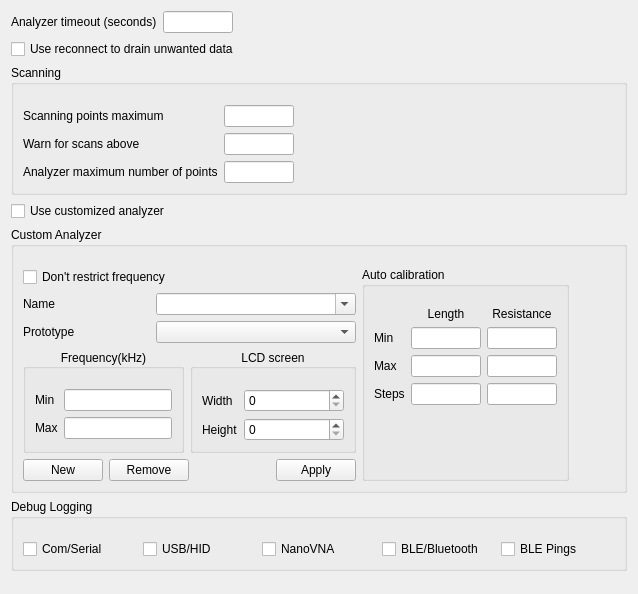
     <widget class="QWidget" name="Custom">
      <attribute name="title">
       <string>Analyzer</string>
      </attribute>
      <layout class="QVBoxLayout" name="verticalLayout_developerTab">
       <item>
        <layout class="QHBoxLayout" name="horizontalLayout_analyzerTimeout">
         <item>
          <widget class="QLabel" name="label_analyzerTimeout">
           <property name="toolTip">
            <string>How long a scan can go without receiving any data before it's treated as failed (device unreachable, or busy -- held open by another program or another AntScopeZ window).</string>
           </property>
           <property name="text">
            <string>Analyzer timeout (seconds)</string>
           </property>
          </widget>
         </item>
         <item>
          <widget class="QLineEdit" name="lineEdit_analyzerTimeout">
           <property name="toolTip">
            <string>How long a scan can go without receiving any data before it's treated as failed (device unreachable, or busy -- held open by another program or another AntScopeZ window).</string>
           </property>
           <property name="maximumSize">
            <size>
             <width>70</width>
             <height>16777215</height>
            </size>
           </property>
           <property name="maxLength">
            <number>3</number>
           </property>
          </widget>
         </item>
         <item>
          <spacer name="horizontalSpacer_analyzerTimeout">
           <property name="orientation">
            <enum>Qt::Orientation::Horizontal</enum>
           </property>
           <property name="sizeHint" stdset="0">
            <size>
             <width>40</width>
             <height>20</height>
            </size>
           </property>
          </spacer>
         </item>
        </layout>
       </item>
       <item>
        <widget class="QCheckBox" name="checkBoxReconnectToDrain">
         <property name="toolTip">
          <string>Neither classic ASCII nor V2/LiteVNA64 binary NanoVNA
protocols have a "abort scan in progress" command.
Once asked for N points, the device sends all of them.

By default: stops listening and discards outstanding data.
Checked: closes/reopens connection immediately (faster
for large scans, but doesn't guarantee the device
discards queued data -- only that AntScopeZ resyncs).</string>
         </property>
         <property name="text">
          <string>Use reconnect to drain unwanted data</string>
         </property>
        </widget>
       </item>
       <item>
        <widget class="QGroupBox" name="groupBoxScanning">
         <property name="minimumSize">
          <size>
           <width>0</width>
           <height>0</height>
          </size>
         </property>
         <property name="title">
          <string>Scanning</string>
         </property>
         <layout class="QVBoxLayout" name="verticalLayout_scanning">
          <property name="topMargin">
           <number>20</number>
          </property>
          <item>
           <layout class="QFormLayout" name="formLayout_scanningCounts">
            <property name="fieldGrowthPolicy">
             <enum>QFormLayout::FieldGrowthPolicy::FieldsStayAtSizeHint</enum>
            </property>
            <item row="0" column="0">
             <widget class="QLabel" name="label_scanPointsMax">
              <property name="toolTip">
               <string>The Points field/slider's practical ceiling (50-10000). Lower this if your device or scan speed doesn't need the full range.</string>
              </property>
              <property name="text">
               <string>Scanning points maximum</string>
              </property>
             </widget>
            </item>
            <item row="0" column="1">
             <widget class="QLineEdit" name="lineEditScanPointsMax">
              <property name="toolTip">
               <string>The Points field/slider's practical ceiling (50-10000). Lower this if your device or scan speed doesn't need the full range.</string>
              </property>
              <property name="maximumSize">
               <size>
                <width>70</width>
                <height>16777215</height>
               </size>
              </property>
              <property name="maxLength">
               <number>5</number>
              </property>
             </widget>
            </item>
            <item row="1" column="0">
             <widget class="QLabel" name="label_scanWarnThreshold">
              <property name="toolTip">
               <string>Starting a scan requesting more points than this pops a confirm/cancel warning first (50-10000).</string>
              </property>
              <property name="text">
               <string>Warn for scans above</string>
              </property>
             </widget>
            </item>
            <item row="1" column="1">
             <widget class="QLineEdit" name="lineEditScanWarnThreshold">
              <property name="toolTip">
               <string>Starting a scan requesting more points than this pops a confirm/cancel warning first (50-10000).</string>
              </property>
              <property name="maximumSize">
               <size>
                <width>70</width>
                <height>16777215</height>
               </size>
              </property>
              <property name="maxLength">
               <number>5</number>
              </property>
             </widget>
            </item>
            <item row="2" column="0">
             <widget class="QLabel" name="label_analyzerMaxPoints">
              <property name="toolTip">
               <string>How many points a single sweep request actually carries to the device (50-10000). A scan asking for more gets split into multiple sequential sweeps and stitched together.</string>
              </property>
              <property name="text">
               <string>Analyzer maximum number of points</string>
              </property>
             </widget>
            </item>
            <item row="2" column="1">
             <widget class="QLineEdit" name="lineEditAnalyzerMaxPoints">
              <property name="toolTip">
               <string>How many points a single sweep request actually carries to the device (50-10000). A scan asking for more gets split into multiple sequential sweeps and stitched together.</string>
              </property>
              <property name="maximumSize">
               <size>
                <width>70</width>
                <height>16777215</height>
               </size>
              </property>
              <property name="maxLength">
               <number>5</number>
              </property>
             </widget>
            </item>
           </layout>
          </item>
         </layout>
        </widget>
       </item>
       <item>
        <widget class="QCheckBox" name="customizeCheckBox">
         <property name="text">
          <string>Use customized analyzer</string>
         </property>
        </widget>
       </item>
       <item>
        <widget class="QGroupBox" name="groupBoxCustomAnalyzer">
         <property name="title">
          <string>Custom Analyzer</string>
         </property>
         <layout class="QFormLayout" name="formLayout_10">
          <property name="fieldGrowthPolicy">
           <enum>QFormLayout::FieldGrowthPolicy::FieldsStayAtSizeHint</enum>
          </property>
          <property name="topMargin">
           <number>20</number>
          </property>
          <item row="0" column="0">
           <layout class="QHBoxLayout" name="horizontalLayout_34">
            <item>
             <layout class="QVBoxLayout" name="verticalLayout_12">
              <item>
               <layout class="QVBoxLayout" name="verticalLayout_11">
                <item>
                 <widget class="QCheckBox" name="fqRestrictCheckBox">
                  <property name="text">
                   <string>Don't restrict frequency</string>
                  </property>
                 </widget>
                </item>
                <item>
                 <layout class="QHBoxLayout" name="horizontalLayout_31">
                  <item>
                   <widget class="QLabel" name="label_18">
                    <property name="text">
                     <string>Name</string>
                    </property>
                   </widget>
                  </item>
                  <item>
                   <widget class="NoScrollComboBox" name="comboBoxName">
                    <property name="minimumSize">
                     <size>
                      <width>200</width>
                      <height>0</height>
                     </size>
                    </property>
                    <property name="editable">
                     <bool>true</bool>
                    </property>
                   </widget>
                  </item>
                 </layout>
                </item>
                <item>
                 <layout class="QHBoxLayout" name="horizontalLayout_32">
                  <item>
                   <widget class="QLabel" name="label_19">
                    <property name="text">
                     <string>Prototype</string>
                    </property>
                   </widget>
                  </item>
                  <item>
                   <widget class="NoScrollComboBox" name="comboBoxPrototype">
                    <property name="minimumSize">
                     <size>
                      <width>200</width>
                      <height>0</height>
                     </size>
                    </property>
                   </widget>
                  </item>
                 </layout>
                </item>
                <item>
                 <layout class="QHBoxLayout" name="horizontalLayout_27">
                  <item>
                   <widget class="QGroupBox" name="groupBox_13">
                    <property name="title">
                     <string>Frequency(kHz)</string>
                    </property>
                    <property name="alignment">
                     <set>Qt::AlignmentFlag::AlignCenter</set>
                    </property>
                    <layout class="QFormLayout" name="formLayout_2">
                     <property name="fieldGrowthPolicy">
                      <enum>QFormLayout::FieldGrowthPolicy::FieldsStayAtSizeHint</enum>
                     </property>
                     <property name="topMargin">
                      <number>20</number>
                     </property>
                     <item row="0" column="0">
                      <widget class="QLabel" name="label_20">
                       <property name="text">
                        <string>Min</string>
                       </property>
                      </widget>
                     </item>
                     <item row="1" column="0">
                      <widget class="QLabel" name="label_21">
                       <property name="text">
                        <string>Max</string>
                       </property>
                      </widget>
                     </item>
                     <item row="0" column="1">
                      <widget class="QLineEdit" name="lineEditMin"/>
                     </item>
                     <item row="1" column="1">
                      <widget class="QLineEdit" name="lineEditMax"/>
                     </item>
                    </layout>
                   </widget>
                  </item>
                  <item>
                   <widget class="QGroupBox" name="groupBox_14">
                    <property name="title">
                     <string>LCD screen</string>
                    </property>
                    <property name="alignment">
                     <set>Qt::AlignmentFlag::AlignCenter</set>
                    </property>
                    <layout class="QFormLayout" name="formLayout_4">
                     <property name="fieldGrowthPolicy">
                      <enum>QFormLayout::FieldGrowthPolicy::FieldsStayAtSizeHint</enum>
                     </property>
                     <property name="topMargin">
                      <number>20</number>
                     </property>
                     <item row="0" column="0">
                      <widget class="QLabel" name="label_22">
                       <property name="text">
                        <string>Width</string>
                       </property>
                      </widget>
                     </item>
                     <item row="0" column="1">
                      <widget class="NoScrollSpinBox" name="spinBoxWidth">
                       <property name="minimumSize">
                        <size>
                         <width>100</width>
                         <height>0</height>
                        </size>
                       </property>
                       <property name="maximum">
                        <number>10000</number>
                       </property>
                      </widget>
                     </item>
                     <item row="1" column="0">
                      <widget class="QLabel" name="label_23">
                       <property name="text">
                        <string>Height</string>
                       </property>
                      </widget>
                     </item>
                     <item row="1" column="1">
                      <widget class="NoScrollSpinBox" name="spinBoxHeight">
                       <property name="minimumSize">
                        <size>
                         <width>100</width>
                         <height>0</height>
                        </size>
                       </property>
                       <property name="maximum">
                        <number>10000</number>
                       </property>
                      </widget>
                     </item>
                    </layout>
                   </widget>
                  </item>
                 </layout>
                </item>
               </layout>
              </item>
              <item>
               <layout class="QHBoxLayout" name="horizontalLayout_33">
                <item>
                 <widget class="QPushButton" name="btnAdd">
                  <property name="text">
                   <string>New</string>
                  </property>
                 </widget>
                </item>
                <item>
                 <widget class="QPushButton" name="btnRemove">
                  <property name="text">
                   <string>Remove</string>
                  </property>
                 </widget>
                </item>
                <item>
                 <spacer name="horizontalSpacer_5">
                  <property name="orientation">
                   <enum>Qt::Orientation::Horizontal</enum>
                  </property>
                  <property name="sizeHint" stdset="0">
                   <size>
                    <width>40</width>
                    <height>20</height>
                   </size>
                  </property>
                 </spacer>
                </item>
                <item>
                 <widget class="QPushButton" name="btnAply">
                  <property name="text">
                   <string>Apply</string>
                  </property>
                 </widget>
                </item>
               </layout>
              </item>
             </layout>
            </item>
            <item>
             <widget class="QGroupBox" name="groupBox">
              <property name="title">
               <string>Auto calibration</string>
              </property>
              <layout class="QGridLayout" name="gridLayout">
               <property name="topMargin">
                <number>20</number>
               </property>
               <item row="0" column="1">
                <widget class="QLabel" name="label_28">
                 <property name="text">
                  <string>Length</string>
                 </property>
                 <property name="alignment">
                  <set>Qt::AlignmentFlag::AlignCenter</set>
                 </property>
                </widget>
               </item>
               <item row="0" column="2">
                <widget class="QLabel" name="label_32">
                 <property name="text">
                  <string>Resistance</string>
                 </property>
                 <property name="alignment">
                  <set>Qt::AlignmentFlag::AlignCenter</set>
                 </property>
                </widget>
               </item>
               <item row="1" column="0">
                <widget class="QLabel" name="label_25">
                 <property name="text">
                  <string>Min</string>
                 </property>
                </widget>
               </item>
               <item row="1" column="1">
                <widget class="QLineEdit" name="lineEditMinLength">
                 <property name="maximumSize">
                  <size>
                   <width>70</width>
                   <height>16777215</height>
                  </size>
                 </property>
                </widget>
               </item>
               <item row="1" column="2">
                <widget class="QLineEdit" name="lineEditMinR">
                 <property name="maximumSize">
                  <size>
                   <width>70</width>
                   <height>16777215</height>
                  </size>
                 </property>
                </widget>
               </item>
               <item row="2" column="0">
                <widget class="QLabel" name="label_26">
                 <property name="text">
                  <string>Max</string>
                 </property>
                </widget>
               </item>
               <item row="2" column="1">
                <widget class="QLineEdit" name="lineEditMaxLength">
                 <property name="maximumSize">
                  <size>
                   <width>70</width>
                   <height>16777215</height>
                  </size>
                 </property>
                </widget>
               </item>
               <item row="2" column="2">
                <widget class="QLineEdit" name="lineEditMaxR">
                 <property name="maximumSize">
                  <size>
                   <width>70</width>
                   <height>16777215</height>
                  </size>
                 </property>
                </widget>
               </item>
               <item row="3" column="0">
                <widget class="QLabel" name="label_27">
                 <property name="text">
                  <string>Steps</string>
                 </property>
                </widget>
               </item>
               <item row="3" column="1">
                <widget class="QLineEdit" name="lineEditStepLength">
                 <property name="maximumSize">
                  <size>
                   <width>70</width>
                   <height>16777215</height>
                  </size>
                 </property>
                </widget>
               </item>
               <item row="3" column="2">
                <widget class="QLineEdit" name="lineEditStepR">
                 <property name="maximumSize">
                  <size>
                   <width>70</width>
                   <height>16777215</height>
                  </size>
                 </property>
                </widget>
               </item>
               <item row="4" column="0" colspan="3">
                <spacer name="verticalSpacer_autoCalibration">
                 <property name="orientation">
                  <enum>Qt::Orientation::Vertical</enum>
                 </property>
                 <property name="sizeHint" stdset="0">
                  <size>
                   <width>20</width>
                   <height>0</height>
                  </size>
                 </property>
                </spacer>
               </item>
              </layout>
             </widget>
            </item>
           </layout>
          </item>
          <item row="0" column="1">
           <spacer name="horizontalSpacer_7">
            <property name="orientation">
             <enum>Qt::Orientation::Horizontal</enum>
            </property>
            <property name="sizeHint" stdset="0">
             <size>
              <width>40</width>
              <height>20</height>
             </size>
            </property>
           </spacer>
          </item>
         </layout>
        </widget>
       </item>
       <item>
        <widget class="QGroupBox" name="groupBoxDebugLogging">
         <property name="title">
          <string>Debug Logging</string>
         </property>
         <layout class="QHBoxLayout" name="horizontalLayout_debugLogging">
          <property name="topMargin">
           <number>20</number>
          </property>
          <item>
           <widget class="QCheckBox" name="debugLogSerialCheckBox">
            <property name="sizePolicy">
             <sizepolicy hsizetype="Expanding" vsizetype="Fixed">
              <horstretch>1</horstretch>
              <verstretch>0</verstretch>
             </sizepolicy>
            </property>
            <property name="text">
             <string>Com/Serial</string>
            </property>
           </widget>
          </item>
          <item>
           <widget class="QCheckBox" name="debugLogUsbHidCheckBox">
            <property name="sizePolicy">
             <sizepolicy hsizetype="Expanding" vsizetype="Fixed">
              <horstretch>1</horstretch>
              <verstretch>0</verstretch>
             </sizepolicy>
            </property>
            <property name="text">
             <string>USB/HID</string>
            </property>
           </widget>
          </item>
          <item>
           <widget class="QCheckBox" name="debugLogNanovnaCheckBox">
            <property name="sizePolicy">
             <sizepolicy hsizetype="Expanding" vsizetype="Fixed">
              <horstretch>1</horstretch>
              <verstretch>0</verstretch>
             </sizepolicy>
            </property>
            <property name="text">
             <string>NanoVNA</string>
            </property>
           </widget>
          </item>
          <item>
           <widget class="QCheckBox" name="debugLogBleCheckBox">
            <property name="sizePolicy">
             <sizepolicy hsizetype="Expanding" vsizetype="Fixed">
              <horstretch>1</horstretch>
              <verstretch>0</verstretch>
             </sizepolicy>
            </property>
            <property name="text">
             <string>BLE/Bluetooth</string>
            </property>
           </widget>
          </item>
          <item>
           <widget class="QCheckBox" name="debugLogBleShowPingsCheckBox">
            <property name="sizePolicy">
             <sizepolicy hsizetype="Expanding" vsizetype="Fixed">
              <horstretch>1</horstretch>
              <verstretch>0</verstretch>
             </sizepolicy>
            </property>
            <property name="text">
             <string>BLE Pings</string>
            </property>
           </widget>
          </item>
         </layout>
        </widget>
       </item>
       <item>
        <spacer name="verticalSpacer_customAnalyzer">
         <property name="orientation">
          <enum>Qt::Orientation::Vertical</enum>
         </property>
         <property name="sizeHint" stdset="0">
          <size>
           <width>20</width>
           <height>12</height>
          </size>
         </property>
        </spacer>
       </item>
      </layout>
     </widget>
